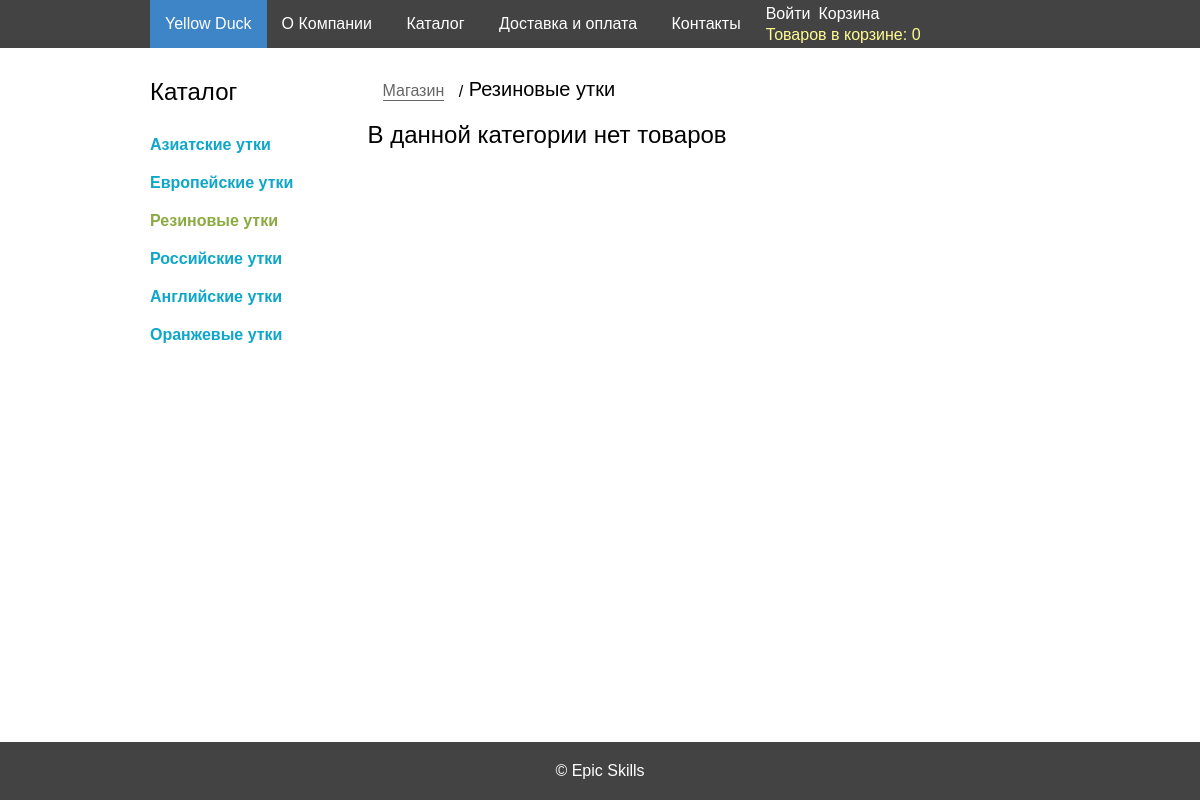
/category/?id=3, run on an earlier commit of the app's database.
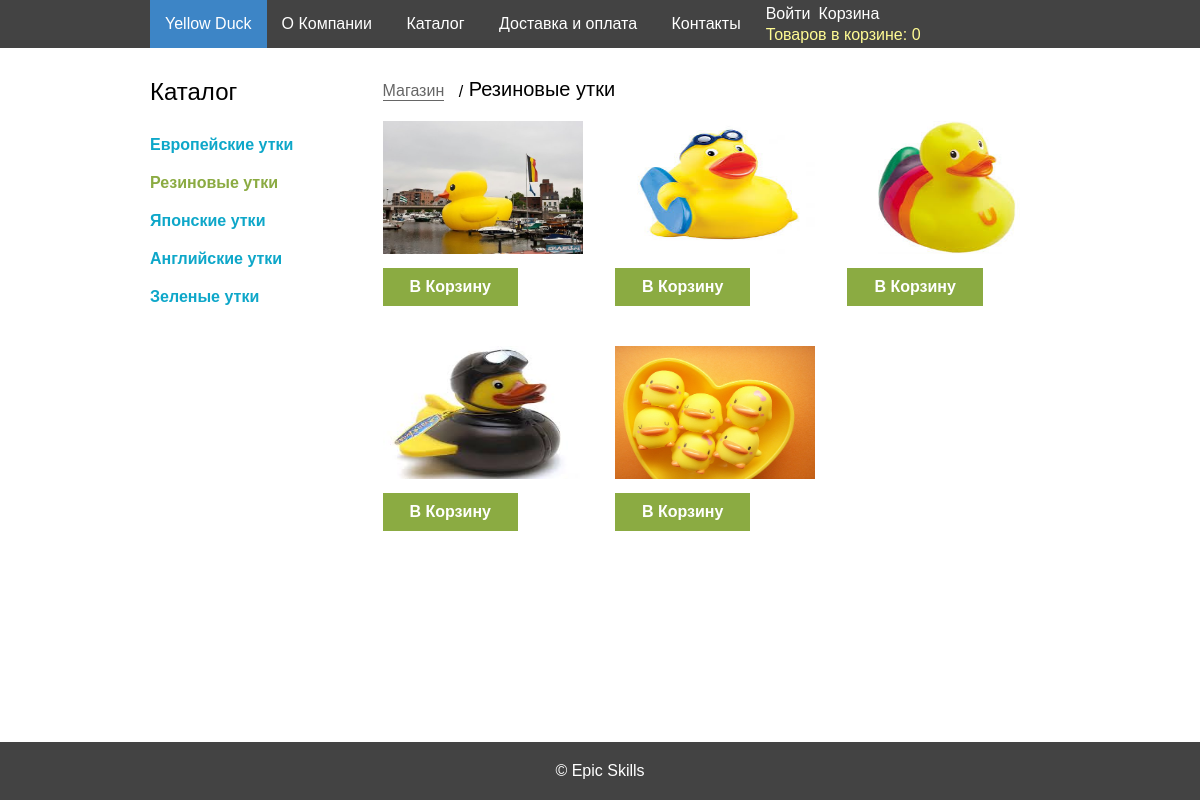
And on a later commit of the database.
### tables this page shows
CREATE TABLE `categories` ( 
	`id` Int( 11 ) AUTO_INCREMENT NOT NULL, 
	`title` VarChar( 255 ) NOT NULL, 
	`created_at` DateTime NULL DEFAULT CURRENT_TIMESTAMP, 
	`updated_at` DateTime NULL DEFAULT CURRENT_TIMESTAMP,
	 PRIMARY KEY ( `id` )
 )
CHARACTER SET = utf8
COLLATE = utf8_general_ci;

CREATE TABLE `products` ( 
	`id` Int( 11 ) AUTO_INCREMENT NOT NULL, 
	`title` VarChar( 255 ) NOT NULL, 
	`description` Text NULL, 
	`price` Double( 7, 2 ) NOT NULL, 
	`image_id` Int( 11 ) NOT NULL DEFAULT '1', 
	`created_at` DateTime NULL, 
	`updated_at` DateTime NOT NULL, 
	`category_id` Int( 11 ) NULL,
	 PRIMARY KEY ( `id` )
 )
CHARACTER SET = utf8
COLLATE = utf8_general_ci;

CREATE TABLE `images` ( 
	`id` Int( 11 ) AUTO_INCREMENT NOT NULL, 
	`photo` VarChar( 255 ) NOT NULL, 
	`created_at` DateTime NULL, 
	`updated_at` DateTime NULL,
	 PRIMARY KEY ( `id` )
 )
CHARACTER SET = utf8
COLLATE = utf8_general_ci;

### src/autoload.php (called while the page is built, shortened)
<?php
function autoload($className) {
    $src_path = __DIR__ . '/../src/';
    $className = ltrim($className, '\\');
    $fileName  = '';
    if ($lastNsPos = strrpos($className, '\\')) {
        $namespace = substr($className, 0, $lastNsPos);
        $className = substr($className, $lastNsPos + 1);
        $fileName  = str_replace('\\', DIRECTORY_SEPARATOR, $namespace) . DIRECTORY_SEPARATOR;
    }
    $fileName .= str_replace('_', DIRECTORY_SEPARATOR, $className) . '.php';
}

### src/App/Utilities/Url.php (called while the page is built, shortened)
<?php
class Url
{
    private $page = 'main';
    public function __construct(){
        $request_uri = $_SERVER['REQUEST_URI'];
        $script_name = $_SERVER['SCRIPT_NAME'];
        $page = str_replace($script_name, '', $request_uri);
        if (strpos($page, '?')) {
            $page = substr_replace($page, '', strpos($page, '?'));
        }
        $page = trim($page, '/');
        if ($page) {
            $this->page = $page;
        }
    }
    public function getPage()
    {
        return $this->page;
    }
}

### src/App/DB/Connection.php (called while the page is built, shortened)
<?php
class Connection {
    private $connection;
    public function __construct($username,$password) {
        try {
            $this->connection = new \PDO(
                'mysql:host=localhost;dbname=duck_store;charset=utf8',
                $username,
                $password
            );
        } catch (\Exception $e) {
            die($e->getMessage());
        }
    }
    public function prepare($sql) {
        return $this->connection->prepare($sql);
    }
}

### src/App/DB/Categories.php (called while the page is built, shortened)
<?php
class Categories {
    public static function getAll(Connection $connection) {
        $cat_stmt = $connection->prepare("SELECT * FROM `categories`");
        $cat_stmt->execute();
        return $cat_stmt->fetchAll(\PDO::FETCH_ASSOC);
    }
    public static function get($id, Connection $connection) {
        $stmt = $connection->prepare("SELECT * FROM `categories` WHERE `categories`.`id` = :id");
        $stmt->execute(['id' => $id]);
        return $stmt->fetch(\PDO::FETCH_ASSOC);
    }
}

### src/App/DB/Products.php (called while the page is built, shortened)
<?php
class Products {
    public static function getByCategory($categoryId,Connection $connection) {
        $statement = $connection->prepare('SELECT p.id, p.title, p.description, p.price, p.category_id, p.updated_at, i.photo
 FROM `products` p INNER JOIN `images` i ON p.image_id = i.id WHERE p.category_id = :id GROUP BY p.id');
        $statement->execute(['id' => $categoryId]);
        $products = $statement->fetchAll(\PDO::FETCH_ASSOC);
        return $products;
    }
}

### src/templates/_shop_element.php (the view)
<div class="item-block column column4">
	<a href="<?= \App\Utilities\Options::URL ?>/product/?id=<?=$products[$i]['id']?>" class="item" title="<?=$products[$i]['title'];?>">
		<img src="<?=$products[$i]['photo']?>" alt="<?=$products[$i]['title'];?>">
	</a>
	<a href="<?= \App\Utilities\Options::URL ?>/cart/add/?item=<?=$products[$i]['id']?>" class="btn-basket">
        В Корзину
    </a>
</div>

### web/index.php (shortened to what this page needs)
<?php
require_once __DIR__.'/../vendor/autoload.php';
$src_path = __DIR__ . '/../src/';
include_once $src_path . 'autoload.php';
$connection = new \App\DB\Connection('root', '');
$urler = new \App\Utilities\Url();
$view = $urler->getPage();
$categories = \App\DB\Categories::getAll($connection);
switch ($view) {
    case 'category':
        include $src_path . 'category.php';
        break;
}

### src/templates/_header.php (shortened to what this page needs)
<!DOCTYPE html>
<html lang="en">
<head>
    <link href="<?= \App\Utilities\Options::ASSETS_PATH ?>css/normalize.css" rel="stylesheet">
  	<link href="<?= \App\Utilities\Options::ASSETS_PATH ?>css/style.css" rel="stylesheet">
</head>
<body>

### src/templates/_top_menu.php (shortened to what this page needs)
<header>
	<div class="container clearfix">
		<a href="<?= \App\Utilities\Options::URL ."/" ?>" class="logo">Yellow Duck</a>
		<nav>
			<ul>
				<li><a href="../company">О Компании</a></li>
				<li><a href="../catalog">Каталог</a></li>
				<li><a href="../pay-del">Доставка и оплата</a></li>
				<li><a href="../contacts">Контакты</a></li>
			</ul>
		</nav>
        <div class="cart-info">
            <?php
            function getProductsInCart() {
                $count = 0;
                return $count;
            }
            if (isset($_SESSION['user_id'])) {
                echo "<p>Admin</p>";
                echo "<a class=exit href=". \App\Utilities\Options::URL."../exit ".">Выйти</a ><br>";
                echo "<a class=user-link href=".\App\Utilities\Options::URL."../orders"."/>Заказы</a>";
            }
             else {
                 echo "<a href=". \App\Utilities\Options::URL."../login ".">Войти</a >";
                 echo "<a class='user-link cart' href=".\App\Utilities\Options::URL."../cart"."/>Корзина</a>";
                 echo "<div class=products>Товаров в корзине: <span>".$count = getProductsInCart()."</span></div>";
            }
            ?>
        </div>
	</div>
</header>

### src/category.php (shortened to what this page needs)
<?php
$flag = false;
$products = [];
if ((isset($_GET['id']))&&(is_numeric($_GET['id']))) {
    $id = $_GET['id'];
    $category = \App\DB\Categories::get($id, $connection);
    if (!$flag) {
        $products = \App\DB\Products::getByCategory($category['id'], $connection);
    }
} else {
    $flag = true;
    $category['title'] = "Неизвестная категория";
}
include_once __DIR__ . '/templates/_header.php';
include_once __DIR__ . '/templates/_top_menu.php';
?>
    <section>
        <div class="container">
            <div class="row clearfix">
                <?php include_once 'templates/_menu.php'; ?>
                <div class="column column9">
                    <div class="catalog">
                        <div class="breadcrumbs">
                            <a href="<?= \App\Utilities\Options::URL ?>">Магазин</a>
                            <p><?=$category['title']?></p>
                        </div>
                        <div class="row clearfix">
                            <?php
                            if (!empty($products)) {
                                include_once __DIR__ . '/templates/_pagination-cat.php';
                            } else {
                                if (!$flag)
                                {
                                    echo "<h2>В данной категории нет товаров</h2>";
                                } else
                                {
                                    echo "<h2>Нет такой категории</h2>";
                                }
                            }
                            ?>
                        </div>
                    </div>
                </div>
            </div>
        </div>
    </section>
<?php include_once __DIR__ . '/templates/_footer.php';

### src/templates/_menu.php (shortened to what this page needs)
<aside class="column column3">
	<h2>Каталог</h2>
	<ul class="categories">
        <?php
        foreach ($categories as $_category) {
            echo "<li><a href='"
                . \App\Utilities\Options::URL
                . "/category/?id="
                . $_category['id'] . "'>"
                . $_category['title'] . "</a></li>";
        }
        ?>
	</ul>
</aside>

### src/templates/_footer.php (shortened to what this page needs)
<footer>
	<div class="container">
		<p> © Epic Skills</p>
	</div>
</footer>
</body>

### src/templates/_pagination-cat.php (shortened to what this page needs)
<?php
$count_of_items_on_page = 9;
$count = ceil(count($products) / $count_of_items_on_page);
if ((isset($_GET['page'])&&(is_numeric($_GET['page'])) && ($_GET['page'] <= $count))) {
    $page = $_GET['page'];
} else {
    $page = "1";
}
if ($page <= $count) {
    $offset = (intval($page)-1)*$count_of_items_on_page;
    for ($i = $offset; $i < $offset + $count_of_items_on_page; $i++) {
        if ($i < count($products)) {
            if (isset($_SESSION['user_id'])) {
                include "_shop_element_admin.php";
            } else {
                include "_shop_element.php";
            }
        }
    }
} else {
    echo "Список товаров пуст";
}

### web/css/style.css (style rules this page uses)
* { margin: 0; padding: 0; -webkit-box-sizing: border-box; -moz-box-sizing: border-box; box-sizing: border-box; }
body { background-color: #fff; width: 100%; }
.clearfix::after { content: ''; display: table; clear: both; }
.container { width: 960px; margin-right: auto; margin-left: auto; padding-left: 30px; padding-right: 30px;margin: 0 auto; }
.row { margin-left: -15px; margin-right: -15px; }
.column { position: relative; min-height: 1px; padding-left: 15px; padding-right: 15px; float: left; }
.column3 { width: 25%; }
.column4 { width: 33.33%; }
.column9 { width: 75%; }
.column4:nth-of-type(3n+1) { clear: both; }
a { text-decoration: none; }
li { list-style-type: none; }
p { font-size: 16px; }
h1,h2,h3 { font-weight: normal; }
h2 { font-size: 24px; margin-bottom: 20px; }
header { background-color: #434343; width: 100%; margin-bottom: 30px; }
nav,.logo { float: left; }
nav { margin-right: 10px; }
nav li,nav li a,.btn-basket { display: inline-block; }
nav li a { padding: 15px 15px; color: #fff; }
.logo { padding: 15px; color:#fff; background-color: #3d85c6; }
aside a { display: block; color: #0ea7c9; padding: 10px 0; font-size: 16px; font-weight: bold; }
.item-block { margin-bottom: 40px; }
.item-block img { width: 200px; height: 133px; margin-bottom: 10px; }
.btn-basket { background-color: #8bab42; color: #fff; padding: 10px 27px; font-weight: bold; }
.breadcrumbs { margin-bottom: 20px; }
.breadcrumbs a,.breadcrumbs p { display: inline-block; }
.breadcrumbs a { position: relative; border-bottom: 1px solid #666; font-size: 16px; color: #666; }
.breadcrumbs p:before { content: "/"; position: absolute; left: -10px; bottom: 0; font-size: 16px; font-weight: normal; }
.breadcrumbs p { margin-left: 20px; font-size: 20px; color: #000;position: relative; }
main,section { overflow: hidden; margin-bottom: 100px; }
footer { position:fixed; bottom: 0; background-color: #434343; width: 100%; text-align: center; color: #fff; padding: 20px 0; }
.user-link { display: inline-block; margin-right: 8px; text-decoration: none; color: white; }
.cart { margin-left: 8px; }
.categories .current { color: #8bab42; }
header .container { -webkit-box-sizing: border-box; -moz-box-sizing: border-box; box-sizing: border-box; }
.cart-info { padding-top: 5px; }
.cart-info a { text-decoration: none; color: white; }
.products { padding-top: 3px; color: #fffb93; }

What changed in the data, as far as the page shows it:
removed categories: title "Азиатские утки"
changed categories: title "Российские утки" → "Японские утки"
changed categories: title "Оранжевые утки" → "Зеленые утки"
added products: image.photo (picture)
added products: image.photo (picture)
added products: image.photo (picture)
added products: image.photo (picture)
added products: image.photo (picture)
Also different on the page:
text no longer shown: "В данной категории нет товаров"
